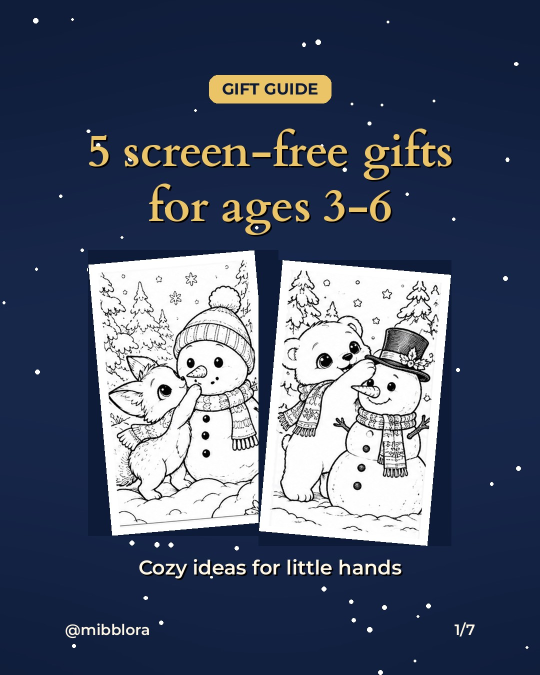
#> input picture posts/2026-11-28/01_cover.jpg, 1080 x 1350 px, found by its file name (shown at 1/2 size)
$ python stories.py
#> lines starting #> are read from the running program, lines starting #| are printed output that depends on the picture; after the words box and inside, x2 and y2 are one past the last pixel; in counts of white or black regions, pixels touching at a corner belong together
# Stories 2026-11-28: gift guide teaser + peek inside Enchanted Forest (page 60)
from PIL import Image, ImageDraw, ImageFont, ImageFilter
import numpy as np, random
W,H=1080,1920; NAVY=(14,27,56); GOLD=(236,196,104); CREAM=(255,246,228)
SERIF="/usr/share/fonts/truetype/google-fonts/ofl/cardo/Cardo-Bold.ttf"
SANS="/usr/share/fonts/truetype/google-fonts/ofl/montserrat/Montserrat[wght].ttf"
S="/tmp/w/"; O="/home/claude/mibblora-media/stories/2026-11-28/"; P="/home/claude/mibblora-media/posts/2026-11-28/"
def font(p,s):
    f=ImageFont.truetype(p,s)
    if p==SANS:
        try: f.set_variation_by_axes([700])
        except Exception: pass
    return f
def base(seed):
    bg=Image.new("RGB",(W,H),NAVY); g=Image.new("L",(W,H),0)
    ImageDraw.Draw(g).ellipse((-200,300,W+200,H-200),fill=90); g=g.filter(ImageFilter.GaussianBlur(220))
    bg=Image.composite(Image.new("RGB",(W,H),(40,62,110)),bg,g); d=ImageDraw.Draw(bg); random.seed(seed)
    for _ in range(110):
        x,y,r=random.uniform(0,W),random.uniform(0,H),random.uniform(2,5); d.ellipse((x-r,y-r,x+r,y+r),fill=(255,255,255))
    return bg
def txt(d,lines,y,size,color=GOLD,fnt=SERIF):
    f=font(fnt,size)
    for ln in lines:
        w=d.textlength(ln,font=f); d.text(((W-w)/2+3,y+3),ln,font=f,fill=(0,0,0)); d.text(((W-w)/2,y),ln,font=f,fill=color); y+=int(size*1.15)
    return y
def coloring(f):
    im=Image.open(S+f).convert("RGB"); a=np.asarray(im).min(2); ys,xs=np.where(a<200); p=30
    return im.crop((max(xs.min()-p,0),max(ys.min()-p,0),xs.max()+p,ys.max()+p))
def fit(im,mw,mh):
    r=min(mw/im.width,mh/im.height); return im.resize((int(im.width*r),int(im.height*r)),Image.LANCZOS)
def framed(im,col=(255,255,255),b=12):
    bg=Image.new("RGB",(im.width+2*b,im.height+2*b),col); bg.paste(im,(b,b)); return bg
# 1 teaser
bg=base(281); d=ImageDraw.Draw(bg)
#> in base, `g = Image.new('L', (W, H), 0)`: g: PIL image 1080x1920 L; every value is 0
#> in base, `ImageDraw.Draw(g).ellipse((-200, 300, W + 200, H - 200), fill=90)`:
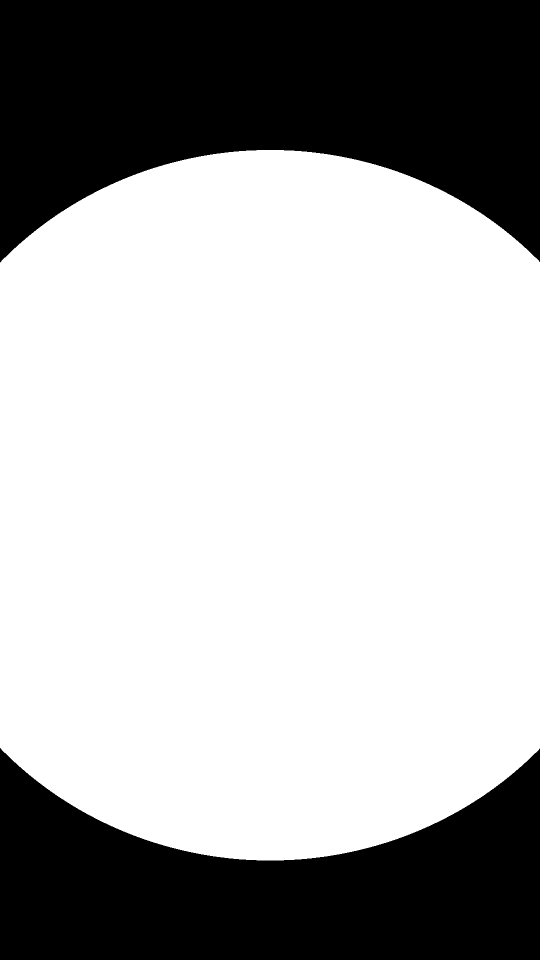
#> g: PIL image 1080x1920 L (shown at 1/2 size); values 0 (black) and 90 (white), 66.8% white; 2 black regions, box (x1, y1, x2, y2) and area: (0, 0, 1080, 525) 398909, (0, 1496, 1080, 1920) 289829
#> in base, `g = g.filter(ImageFilter.GaussianBlur(220))`:
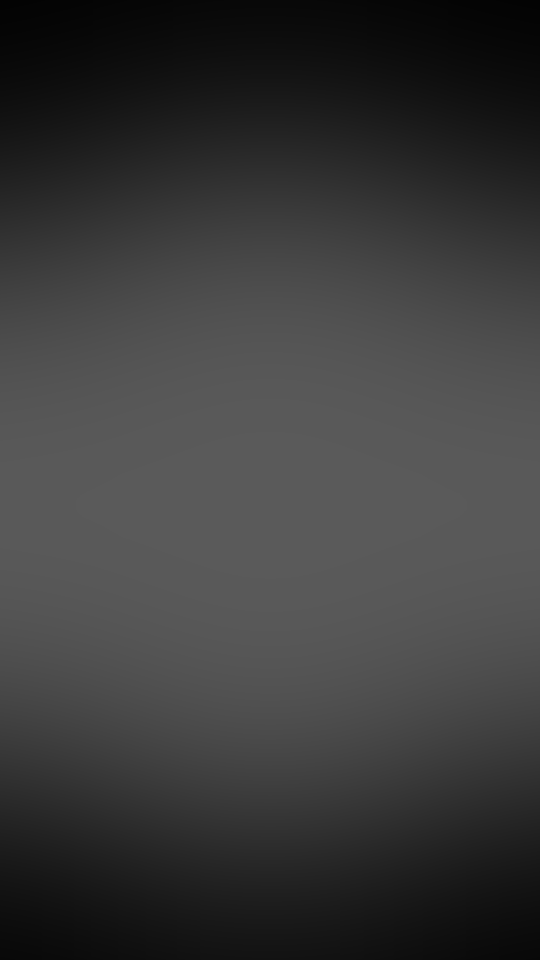
#> g: PIL image 1080x1920 L (shown at 1/2 size); min 3, max 90, mean 58.5
f=font(SANS,38); lab="NEW GIFT GUIDE"; w=d.textlength(lab,font=f)
#> after `w = d.textlength(lab, font=f)`: w = 321
d.rounded_rectangle(((W-w)/2-26,270,(W+w)/2+26,334),20,fill=GOLD); d.text(((W-w)/2,280),lab,font=f,fill=NAVY)
c=framed(fit(Image.open(P+"01_cover.jpg"),760,950),CREAM,10); bg.paste(c,((W-c.width)//2,400))
#> in fit, `r = min(mw / im.width, mh / im.height)`: r = 0.704
#> in fit, `return im.resize((int(im.width * r), int(im.height * r)), Image.LANCZO`:
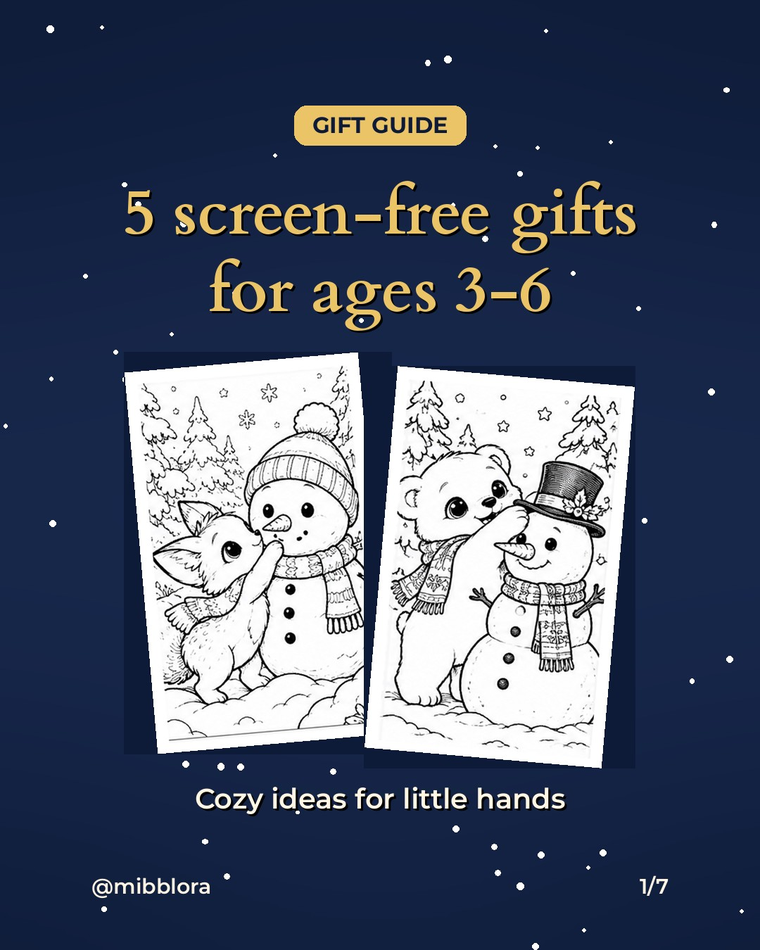
#> returned value: PIL image 760x950 RGB; mean R, G, B 74.7, 84.4, 105.6
#> in framed, `bg = Image.new('RGB', (im.width + 2 * b, im.height + 2 * b), col)`:
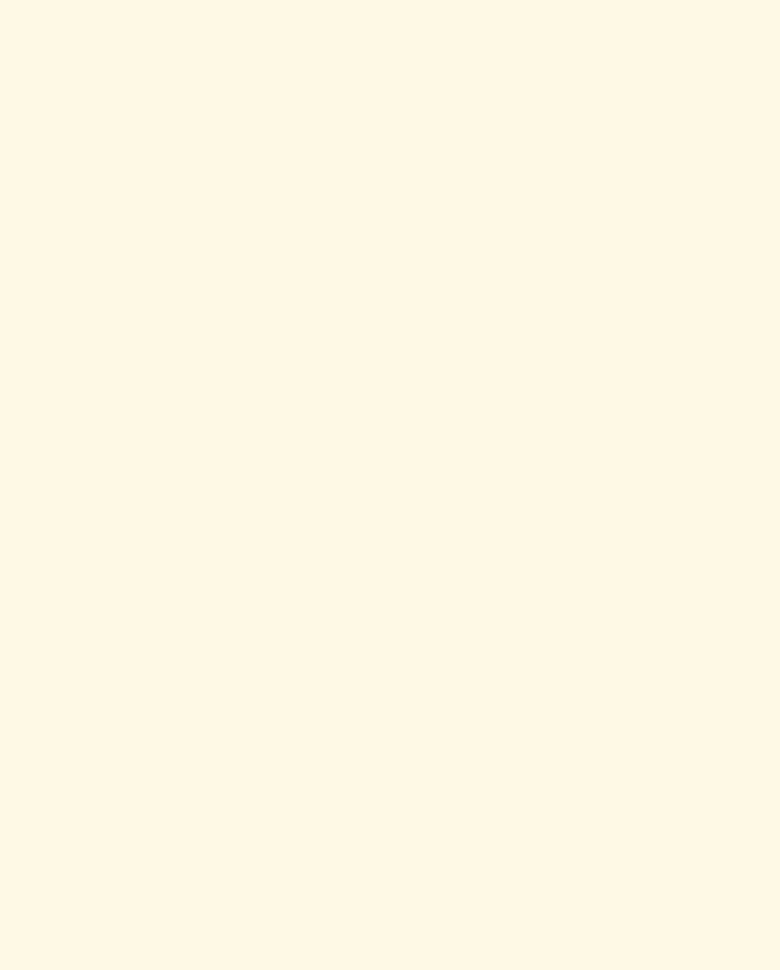
#> bg: PIL image 780x970 RGB; mean R, G, B 255, 246, 228
#> in framed, `bg.paste(im, (b, b))`:
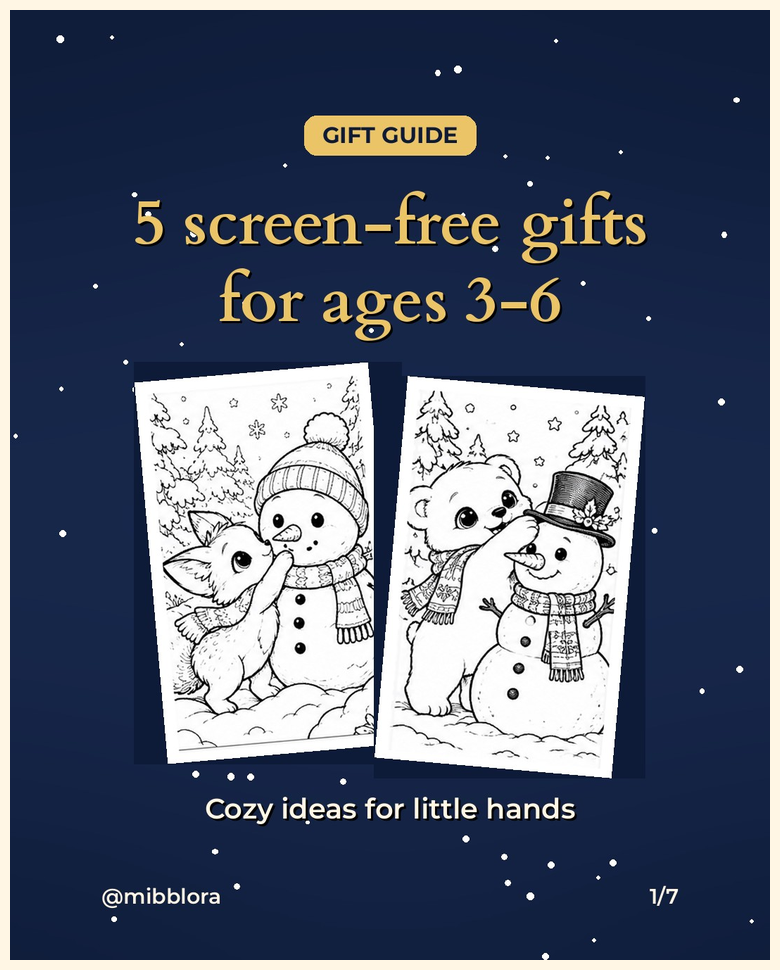
#> bg: PIL image 780x970 RGB; mean R, G, B 82.9, 91.8, 111.2
#> after `bg.paste(c, ((W - c.width) // 2, 400))`:
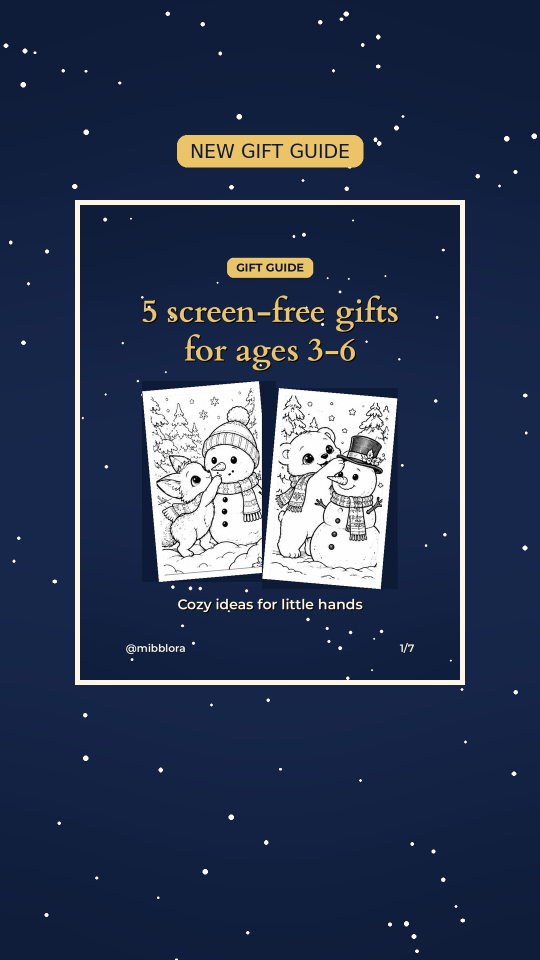
#> bg: PIL image 1080x1920 RGB (shown at 1/2 size); mean R, G, B 44.7, 56.7, 82.9
y=400+c.height+50; txt(d,["New post tonight on our profile"],y,46,CREAM,SANS)
#> after `y = 400 + c.height + 50`: y = 1420
bg.save(O+"story_gift_guide_teaser.jpg",quality=92); print("s1",y)
#> after `bg.save(O + 'story_gift_guide_teaser.jpg', quality=92)`:
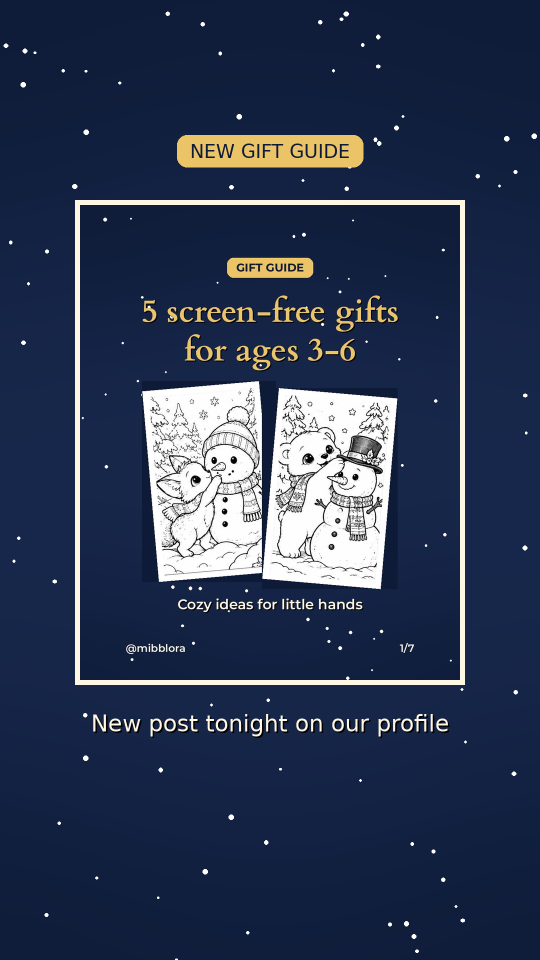
#> saved as story_gift_guide_teaser.jpg: PIL image 1080x1920 RGB (shown at 1/2 size); mean R, G, B 45.4, 57.3, 83.3
#| s1 1420
# 2 peek inside EF p60
bg=base(282); d=ImageDraw.Draw(bg)
txt(d,["Peek inside"],270,104)
c=framed(fit(coloring("q_ef-60.png"),740,980)); bg.paste(c,((W-c.width)//2,440))
#> (the run stopped early here; a loop or call above may not have finished)
